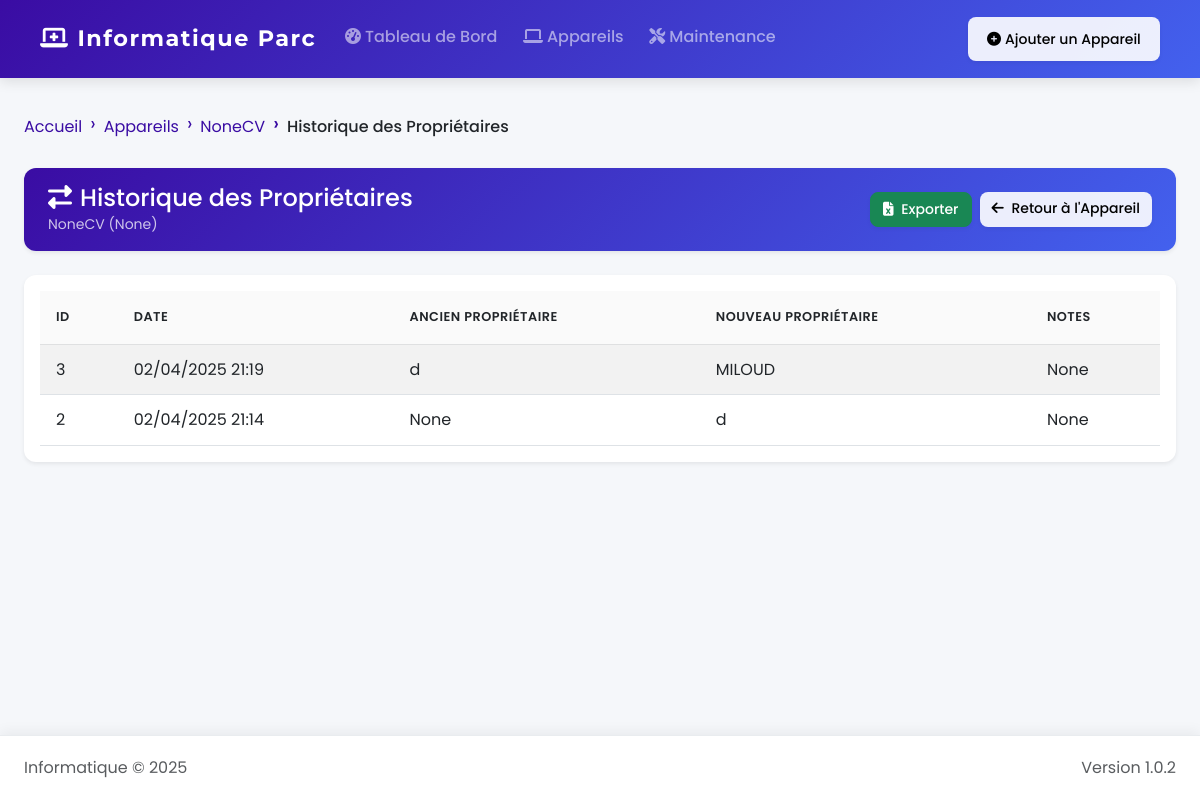
Page /device/1/ownership_history on the earlier database version.
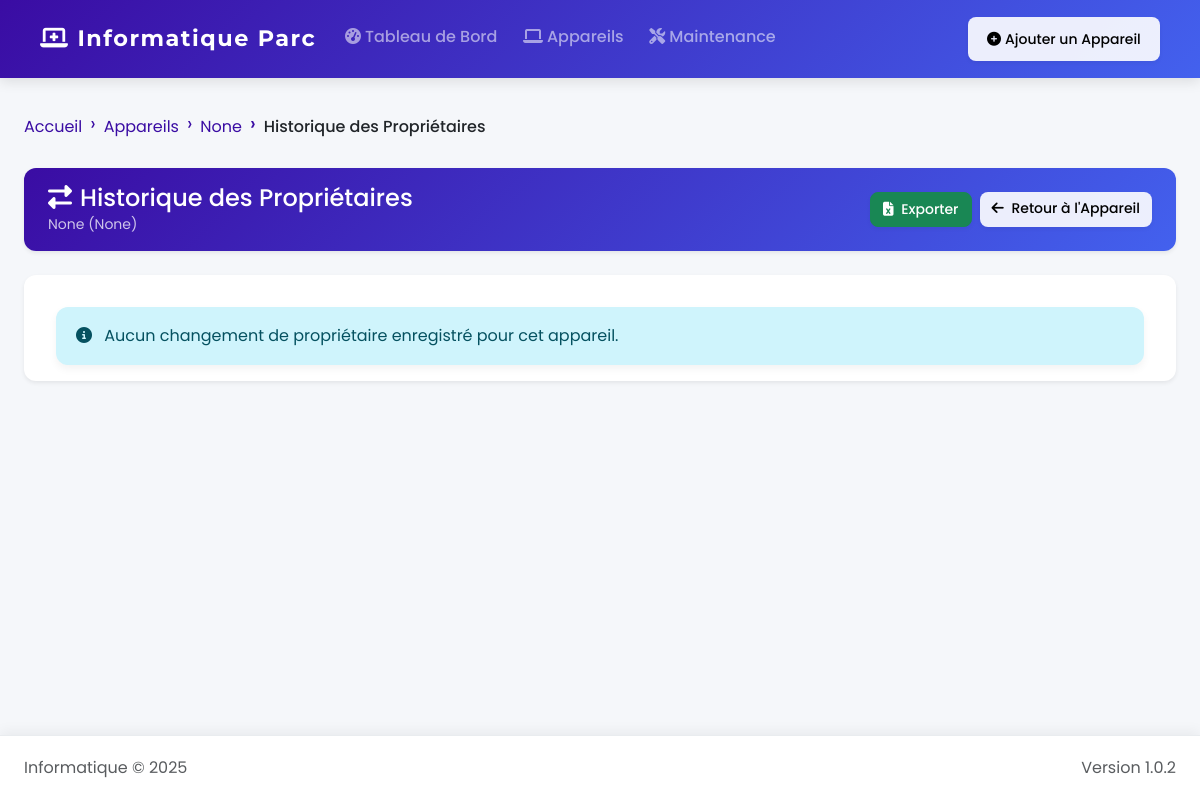
Same page on the later database version.
### app.py (models this page shows, shortened)
class Device(db.Model):
    id = db.Column(db.Integer, primary_key=True)
    name = db.Column(db.String(100), nullable=False)
    type = db.Column(db.String(50), nullable=False)
    serial_number = db.Column(db.String(100), nullable=False, unique=True)
    status = db.Column(db.String(20), default='actif')
    assigned_to = db.Column(db.String(100))
    service = db.Column(db.String(100))
    department = db.Column(db.String(100))
    mac_address = db.Column(db.String(17))
    notes = db.Column(db.Text)
    maintenance_records = db.relationship('MaintenanceRecord', backref='device', lazy=True, cascade="all, delete-orphan")

class OwnershipChange(db.Model):
    id = db.Column(db.Integer, primary_key=True)
    device_id = db.Column(db.Integer, db.ForeignKey('device.id'), nullable=False)
    previous_owner = db.Column(db.String(100))
    new_owner = db.Column(db.String(100))
    change_date = db.Column(db.DateTime, default=datetime.now)
    notes = db.Column(db.Text)

### app.py (the view)
@app.route('/device/<int:device_id>/ownership_history')
def ownership_history(device_id):
    device = Device.query.get_or_404(device_id)
    ownership_changes = OwnershipChange.query.filter_by(device_id=device_id).order_by(OwnershipChange.change_date.desc()).all()
    return render_template('ownership_history.html', device=device, ownership_changes=ownership_changes)

### app.py (called while the page is built)
@app.context_processor
def utility_processor():
    return dict(now=datetime.now)

### templates/ownership_history.html (shortened to what this page needs)
{% extends "layout.html" %}
{% block content %}
<div class="container-fluid px-0">
    <nav aria-label="breadcrumb" class="mb-3">
        <ol class="breadcrumb">
            <li class="breadcrumb-item"><a href="{{ url_for('index') }}">Accueil</a></li>
            <li class="breadcrumb-item"><a href="{{ url_for('devices') }}">Appareils</a></li>
            <li class="breadcrumb-item"><a href="{{ url_for('device_details', device_id=device.id) }}">{{ device.name }}</a></li>
            <li class="breadcrumb-item active" aria-current="page">Historique des Propriétaires</li>
        </ol>
    </nav>
    <div class="card shadow-sm border-0 bg-gradient-primary text-white mb-4">
        <div class="card-body py-3">
            <div class="d-flex flex-column flex-md-row justify-content-between align-items-start align-items-md-center">
                <div class="mb-3 mb-md-0">
                    <h2 class="mb-0 fs-4 fs-md-2"><i class="fas fa-exchange-alt me-2"></i>Historique des Propriétaires</h2>
                    <p class="mb-0 opacity-75 small">{{ device.name }} ({{ device.serial_number }})</p>
                </div>
                <div class="d-flex flex-wrap gap-2">
                    <a href="{{ url_for('export_ownership_history', device_id=device.id) }}" class="btn btn-success btn-sm btn-md-normal">
                        <i class="fas fa-file-excel me-1"></i> Exporter
                    </a>
                    <a href="{{ url_for('device_details', device_id=device.id) }}" class="btn btn-light btn-sm btn-md-normal">
                        <i class="fas fa-arrow-left me-1"></i> Retour à l'Appareil
                    </a>
                </div>
            </div>
        </div>
    </div>
    <div class="card border-0 shadow-sm">
        <div class="card-body p-0 p-md-3">
            {% if ownership_changes %}
                <div class="table-responsive">
                    <table class="table table-hover table-striped mb-0">
                        <thead class="table-light">
                            <tr>
                                <th class="d-none d-md-table-cell">ID</th>
                                <th>Date</th>
                                <th>Ancien Propriétaire</th>
                                <th>Nouveau Propriétaire</th>
                                <th class="d-none d-md-table-cell">Notes</th>
                            </tr>
                        </thead>
                        <tbody>
                            {% for change in ownership_changes %}
                            <tr>
                                <td class="d-none d-md-table-cell">{{ change.id }}</td>
                                <td>{{ change.change_date.strftime('%d/%m/%Y') }}<span class="d-none d-md-inline"> {{ change.change_date.strftime('%H:%M') }}</span></td>
                                <td class="text-truncate" style="max-width: 120px;">{{ change.previous_owner or '-' }}</td>
                                <td class="text-truncate" style="max-width: 120px;">{{ change.new_owner or '-' }}</td>
                                <td class="d-none d-md-table-cell text-truncate" style="max-width: 200px;">{{ change.notes or '-' }}</td>
                            </tr>
                            {% endfor %}
                        </tbody>
                    </table>
                </div>
            {% else %}
                <div class="alert alert-info m-3 mb-0">
                    <i class="fas fa-info-circle me-2"></i> Aucun changement de propriétaire enregistré pour cet appareil.
                </div>
            {% endif %}
        </div>
    </div>
</div>
{% endblock %}

### templates/layout.html (shortened to what this page needs)
<!DOCTYPE html>
<html lang="fr" dir="ltr">
<head>
    <link href="https://cdn.jsdelivr.net/npm/bootstrap@5.3.0/dist/css/bootstrap.min.css" rel="stylesheet">
    <link rel="stylesheet" href="https://cdnjs.cloudflare.com/ajax/libs/font-awesome/6.4.0/css/all.min.css">
    <link rel="stylesheet" href="https://cdnjs.cloudflare.com/ajax/libs/animate.css/4.1.1/animate.min.css">
    <link rel="stylesheet" href="{{ url_for('static', filename='css/common-components.css') }}">
    <link rel="stylesheet" href="{{ url_for('static', filename='css/style.css') }}">
</head>
<body>
    <nav class="navbar navbar-expand-lg navbar-dark">
        <div class="container-fluid">
            <a class="navbar-brand" href="{{ url_for('index') }}">
                <i class="fas fa-laptop-medical me-2"></i>Informatique Parc
            </a>
            <div class="collapse navbar-collapse" id="navbarNav">
                <ul class="navbar-nav me-auto">
                    <li class="nav-item">
                        <a class="nav-link {% if request.path == url_for('index') %}active{% endif %}" href="{{ url_for('index') }}">
                            <i class="fas fa-tachometer-alt me-1"></i>Tableau de Bord
                        </a>
                    </li>
                    <li class="nav-item">
                        <a class="nav-link {% if request.path == url_for('devices') %}active{% endif %}" href="{{ url_for('devices') }}">
                            <i class="fas fa-laptop me-1"></i>Appareils
                        </a>
                    </li>
                    <li class="nav-item">
                        <a class="nav-link {% if request.path == url_for('maintenance') %}active{% endif %}" href="{{ url_for('maintenance') }}">
                            <i class="fas fa-tools me-1"></i>Maintenance
                        </a>
                    </li>
                </ul>
                <div class="d-flex">
                    <a href="{{ url_for('add_device') }}" class="btn btn-light btn-sm d-none d-md-block">
                        <i class="fas fa-plus-circle me-1"></i>Ajouter un Appareil
                    </a>
                </div>
            </div>
        </div>
    </nav>
    <main class="py-4">
        <div class="container-fluid">
            {% block content %}{% endblock %}
        </div>
    </main>
    <footer class="footer">
        <div class="container-fluid">
            <div class="d-flex flex-column flex-md-row justify-content-between align-items-center">
                <div class="text-center ">
                    <span class="text-muted">Informatique © 2025</span>
                </div>
                <div class="text-center text-md-end">
                    <span class="text-muted">Version 1.0.2</span>
                </div>
            </div>
        </div>
    </footer>
</body>
</html>

### static/css/common-components.css (style rules this page uses)
:root { --primary-color: #3a6ea5; --secondary-color: #004e89; --accent-color: #ff6b6b; --success-color: #2ecc71; --warning-color: #f39c12; --danger-color: #e74c3c; --info-color: #3498db; --light-color: #f8f9fa; --dark-color: #343a40; --body-bg: #f5f7fa; --teal-color: #20c997; --indigo-color: #6610f2; --purple-color: #6f42c1; --orange-color: #fd7e14; }
.btn { border-radius: 0.5rem; font-weight: 500; transition: all 0.3s ease; box-shadow: 0 2px 4px rgba(0, 0, 0, 0.05); }
.card { border-radius: 0.75rem; border: none; box-shadow: 0 4px 12px rgba(0, 0, 0, 0.08); transition: all 0.3s ease; overflow: hidden; }
.breadcrumb { background-color: transparent; padding: 0.75rem 0; }
.breadcrumb-item + .breadcrumb-item::before { content: "›"; font-size: 1.2rem; line-height: 1; vertical-align: middle; color: var(--primary-color); }
.breadcrumb-item a { color: var(--primary-color); text-decoration: none; }
.breadcrumb-item.active { color: var(--dark-color); font-weight: 500; }
.alert { border-radius: 0.75rem; border: none; box-shadow: 0 4px 6px rgba(0, 0, 0, 0.05); }
.navbar { padding: 0.75rem 1rem; box-shadow: 0 2px 10px rgba(0, 0, 0, 0.1); }
.navbar-brand { font-weight: 700; letter-spacing: 0.5px; }
.nav-link { font-weight: 500; transition: all 0.3s ease; }
.bg-gradient-primary { background: linear-gradient(135deg, var(--primary-color), var(--secondary-color)); }

### static/css/style.css (style rules this page uses)
body { font-family: 'Poppins', sans-serif; background-color: var(--body-bg); color: var(--dark-color); line-height: 1.6; transition: background-color 0.3s ease; direction: ltr; min-height: 100vh; display: flex; flex-direction: column; }
.navbar-brand { font-weight: bold; letter-spacing: 0.5px; }
.navbar { box-shadow: 0 2px 10px rgba(0, 0, 0, 0.1); background-color: #fff; }
.nav-link { position: relative; transition: color 0.3s ease; padding: 0.5rem 1rem; margin: 0 0.25rem; }
.nav-link:after { content: ''; position: absolute; width: 0; height: 2px; bottom: 0; left: 0; background-color: var(--primary-color); transition: width 0.3s ease; }
.card { box-shadow: 0 4px 12px rgba(0, 0, 0, 0.08); margin-bottom: 1.5rem; border: none; border-radius: 0.75rem; transition: all 0.3s ease; overflow: hidden; }
.card-body { padding: 1.5rem; }
.btn { border-radius: 0.5rem; font-weight: 500; padding: 0.5rem 1rem; transition: all 0.3s ease; position: relative; overflow: hidden; box-shadow: 0 2px 4px rgba(0, 0, 0, 0.05); }
.btn-sm { padding: 0.375rem 0.75rem; font-size: 0.875rem; border-radius: 0.375rem; }
.alert { border-radius: 0.75rem; border: none; box-shadow: 0 4px 6px rgba(0, 0, 0, 0.05); padding: 1rem 1.25rem; }
.footer { border-top: 1px solid #e9ecef; padding: 1.5rem 0; background-color: #fff; box-shadow: 0 -2px 10px rgba(0, 0, 0, 0.05); margin-top: auto; }

### templates/layout.html (style rules this page uses)
:root { --primary-color: #3a0ca3; --secondary-color: #4361ee; --accent-color: #4895ef; --success-color: #2ec4b6; --warning-color: #ff9f1c; --danger-color: #e71d36; --info-color: #4cc9f0; --light-color: #f8f9fa; --dark-color: #212529; --body-bg: #f5f7fa; }
body { font-family: 'Poppins', sans-serif; background-color: var(--body-bg); min-height: 100vh; display: flex; flex-direction: column; overflow-x: hidden; }
.navbar { box-shadow: 0 4px 12px rgba(0, 0, 0, 0.1); background: linear-gradient(135deg, var(--primary-color), var(--secondary-color)); padding: 0.8rem 1rem; }
.navbar-brand { font-family: 'Montserrat', sans-serif; font-weight: 700; letter-spacing: 1.5px; font-size: 1.4rem; }
.nav-link { font-weight: 500; transition: all 0.3s ease; border-radius: 8px; padding: 0.6rem 1.2rem; margin: 0 0.3rem; position: relative; overflow: hidden; }
.btn-light { background-color: rgba(255, 255, 255, 0.9); border: none; font-weight: 500; transition: all 0.3s ease; border-radius: 8px; }
.container-fluid { max-width: 1400px; padding: 0 1.5rem; }
.card { border: none; border-radius: 12px; box-shadow: 0 4px 12px rgba(0, 0, 0, 0.05); transition: all 0.3s ease; overflow: hidden; }
.footer { background-color: #fff; box-shadow: 0 -4px 12px rgba(0, 0, 0, 0.05); margin-top: auto; padding: 1.2rem 0; }
.alert { border-radius: 12px; border: none; box-shadow: 0 4px 8px rgba(0, 0, 0, 0.05); }
.bg-gradient-primary { background: linear-gradient(135deg, var(--primary-color), var(--secondary-color)); }
.btn { border-radius: 8px; padding: 0.6rem 1.2rem; font-weight: 500; transition: all 0.3s ease; }
@media (hover: none) { .nav-link { padding: 0.7rem 1rem; margin-bottom: 0.3rem; } }
@media (hover: none) { .btn { padding: 0.7rem 1.2rem; } }

Differences in the rows shown:
removed OwnershipChange: id "3", change_date "02/04/2025", change_date "21:19", previous_owner "d", new_owner "MILOUD", notes "None"
removed OwnershipChange: id "2", change_date "02/04/2025", change_date "21:14", previous_owner "None", new_owner "d", notes "None"
changed Device "None": name "NoneCV" → "None"
Other differences:
text no longer shown: "ID DATE ANCIEN PROPRIÉTAIRE NOUVEAU PROPRIÉTAIRE NOTES"
text now shown: "Aucun changement de propriétaire enregistré pour cet appareil."
